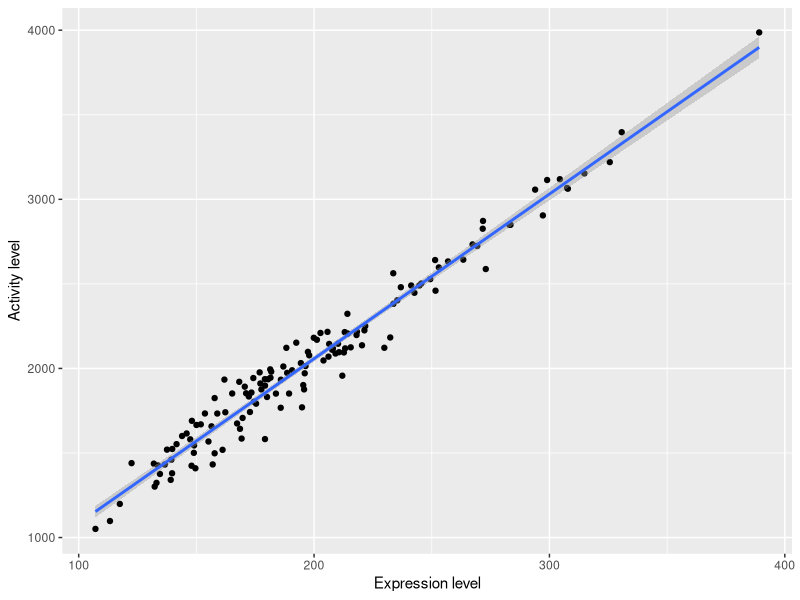
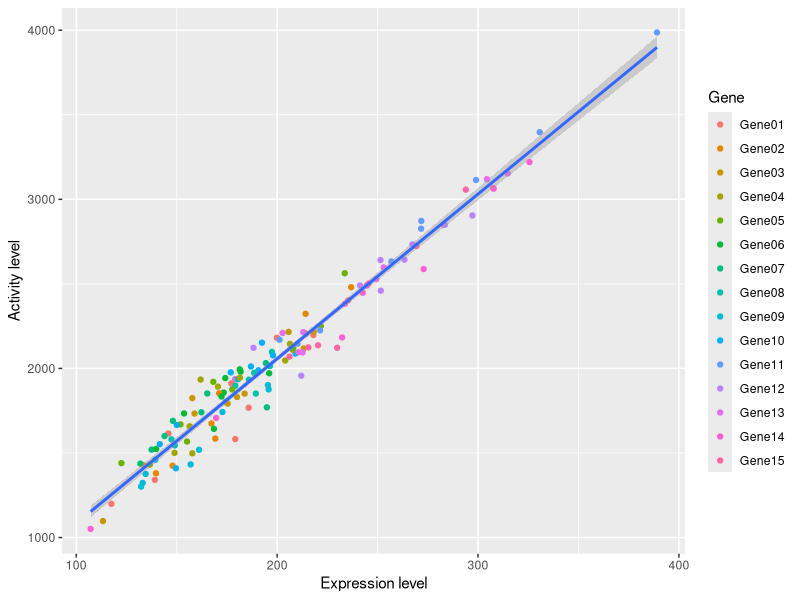
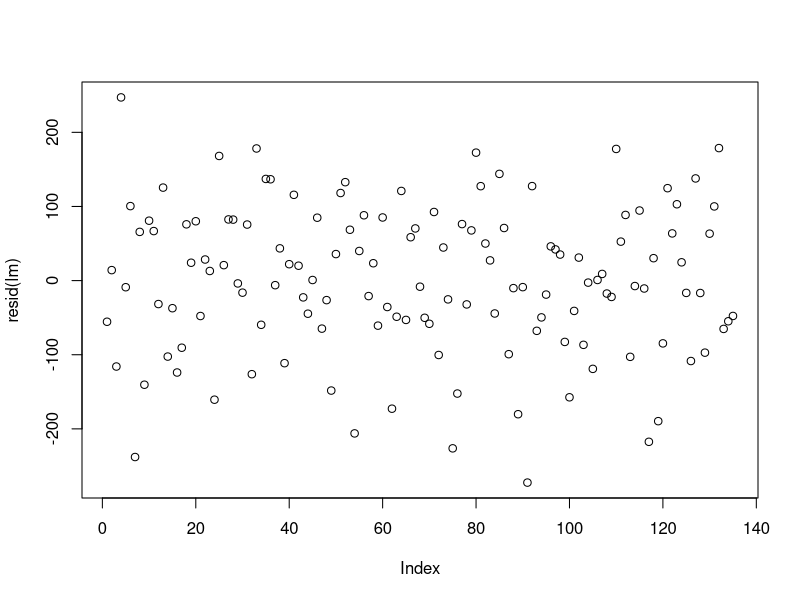
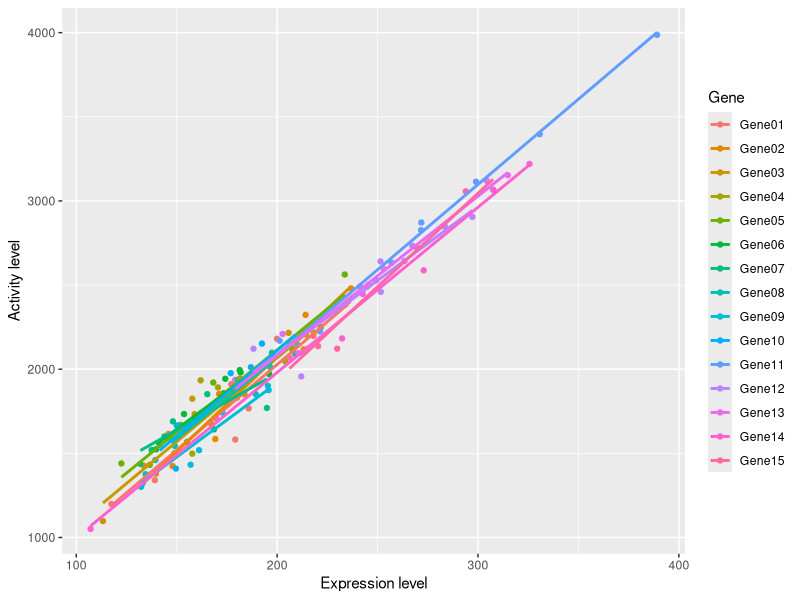
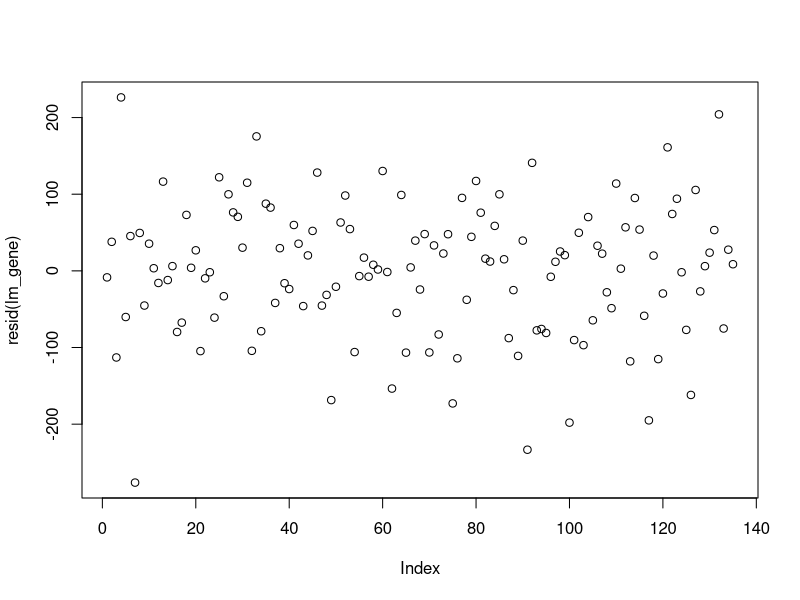
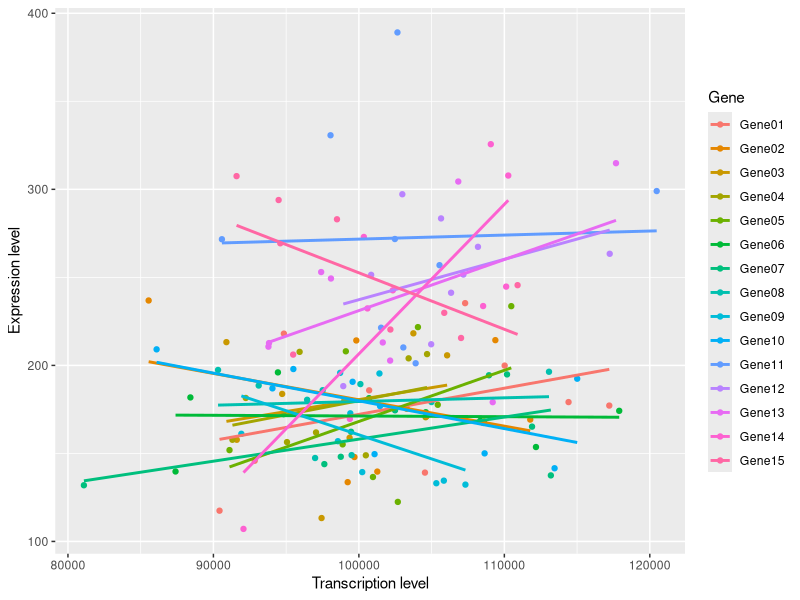
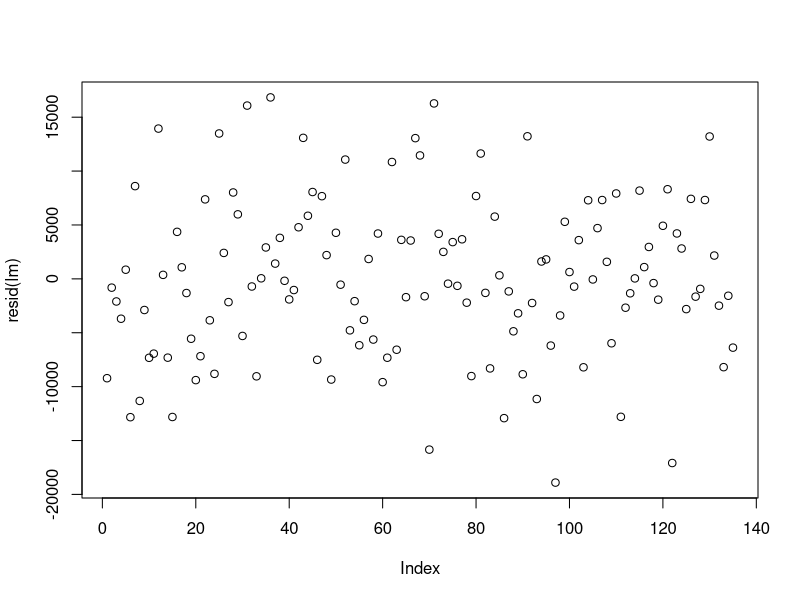

Recreate these plots in R, in order.
## ---- chunk 1

knitr::opts_chunk$set(echo = TRUE)

library(ggplot2) # plotting library

## ---- chunk 2

# Load data
dummydata <- read.csv("Data/GeneExpressionData.csv", header = TRUE, sep = ",")

# Preview the data
head(dummydata)

## ---- chunk 3

# Use ggplot to create a scatter plot comparing transcriptions and expression levels
# Add a linear smooth line
ggplot(data = dummydata, aes(x = MeanCounts, y = MeanActivity)) +
  geom_point() +
  geom_smooth(method = "lm") +
  labs(x = "Expression level",
       y = "Activity level") 

# Use scale_color_discrete to edit the name and labels for your legend
ggplot(data = dummydata, aes(x = MeanCounts, y = MeanActivity)) +
  geom_point(aes(color = GeneNames)) +
  geom_smooth(method = "lm") +
  labs(x = "Expression level",
       y = "Activity level")  +
  scale_color_discrete(name = "Gene")

## ---- chunk 4

# lm() function to fit the linear model to the data
lm = lm(formula = MeanActivity ~ MeanCounts, data = dummydata)

# Use summary to obtain the estimates for the parameters a and b, as well as the p-value
summary(lm)

# Plot the residuals to (visually) check that the assumptions are verified
# Here we use the plot() function instead of ggplot() so we do not have to 
# create a data.frame
plot(resid(lm))

## ---- chunk 5

# Plot the data



# Linear regression



# Print summary



# Plot the residuals to (visually) check that the assumptions are verified



## ---- chunk 6

# Plot the data
ggplot(data = dummydata, aes(x = MeanCounts, y = MeanActivity, color = GeneNames)) +
  geom_point() +
  geom_smooth(method = "lm", se = F) +
  labs(x = "Expression level",
       y = "Activity level")  +
  scale_color_discrete(name = "Gene")

# Add a gene effect
lm_gene = lm(formula = MeanActivity ~ MeanCounts + GeneNames, data = dummydata)

# Look at the estimates for the model parameters, as well as the p-values
summary(lm_gene)

# Plot the residuals to (visually) check that the assumptions are verified
plot(resid(lm_gene))

# Compared the models with and without a gene effect
# with the Akaike Information Criterion
AIC(lm, lm_gene)
# The model without a gene effect has a lower AIC, suggesting that
# adding the gene effect does not improve the fit of the model

# The stepAIC() function from the MASS package allows you to automatize this process

## ---- chunk 7

# Plot the data
ggplot(data = dummydata, aes(x = MeanCountsTranscript, y = MeanCounts, color = GeneNames)) +
  geom_point() +
  geom_smooth(method = "lm", se = F) +
  labs(x = "Transcription level",
       y = "Expression level")  +
  scale_color_discrete(name = "Gene")

# Linear regression
lm = lm(formula = MeanCountsTranscript ~ MeanCounts, data = dummydata)

# Print summary
summary(lm)

# Plot the residuals to (visually) check that the assumptions are verified
plot(resid(lm))

